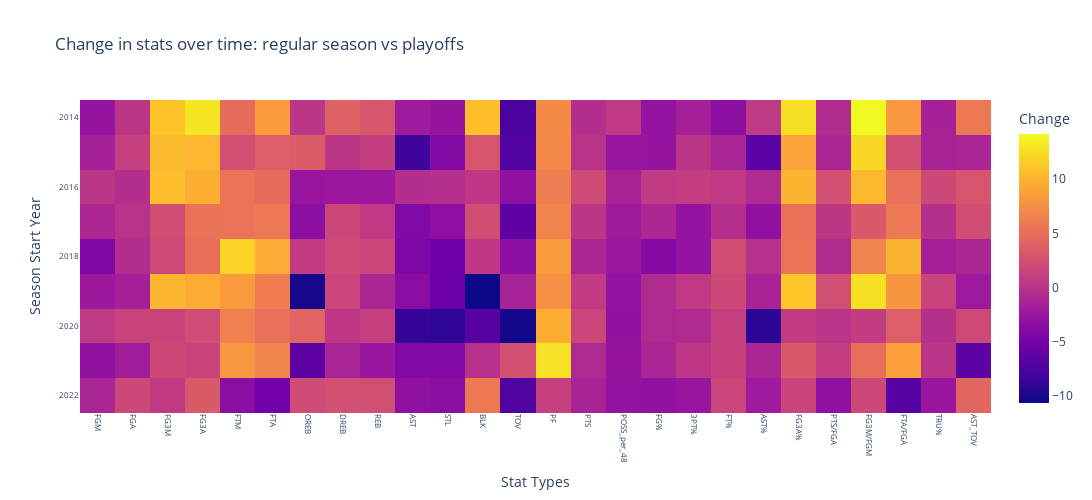

Write notebook code for a chart like this one.
### Code cell
# Create a copy of the DataFrame and set 'season_start_year' as the index
comp_change_heatmap_df = comp_change_df.set_index('season_start_year')

# Create the heat map
fig = px.imshow(comp_change_heatmap_df.values,
                labels=dict(x="Stat Types", y="Season Start Year", color="Change"),
                x=comp_change_heatmap_df.columns,
                y=comp_change_heatmap_df.index,
                title='Change in stats over time: regular season vs playoffs')

# Format the heat map
fig.update_layout(
    autosize=False,
    width=1200,
    height=500,
    xaxis=dict(tickangle=90, tickfont=dict(size=8)),
    yaxis=dict(tickfont=dict(size=8))
)

fig.show()

### Figure 1 — Plotly figure (JSON) as saved in the notebook; plotly's stock layout.template omitted (floating-point values rounded to 4 significant figures; data arrays with more than 128 entries replaced by an {"elided": "..."} marker saying what was removed)
{"data": [{"coloraxis": "coloraxis", "hovertemplate": "Stat Types: %{x}<br>Season Start Year: %{y}<br>Change: %{z}<extra></extra>", "name": "0", "type": "heatmap", "x": ["FGM", "FGA", "FG3M", "FG3A", "FTM", "FTA", "OREB", "DREB", "REB", "AST", "STL", "BLK", "TOV", "PF", "PTS", "POSS_per_48", "FG%", "3PT%", "FT%", "AST%", "FG3A%", "PTS/FGA", "FG3M/FGM", "FTA/FGA", "TRU%", "AST_TOV"], "xaxis": "x", "y": [2014, 2015, 2016, 2017, 2018, 2019, 2020, 2021, 2022], "yaxis": "y", "z": {"elided": "9x26 float values"}}], "layout": {"autosize": false, "coloraxis": {"colorbar": {"title": {"text": "Change"}}, "colorscale": [[0, "#0d0887"], [0.1111, "#46039f"], [0.2222, "#7201a8"], [0.3333, "#9c179e"], [0.4444, "#bd3786"], [0.5556, "#d8576b"], [0.6667, "#ed7953"], [0.7778, "#fb9f3a"], [0.8889, "#fdca26"], [1, "#f0f921"]]}, "height": 500, "title": {"text": "Change in stats over time: regular season vs playoffs"}, "width": 1200, "xaxis": {"anchor": "y", "constrain": "domain", "domain": [0, 1], "scaleanchor": "y", "tickangle": 90, "tickfont": {"size": 8}, "title": {"text": "Stat Types"}}, "yaxis": {"anchor": "x", "autorange": "reversed", "constrain": "domain", "domain": [0, 1], "tickfont": {"size": 8}, "title": {"text": "Season Start Year"}}}}
